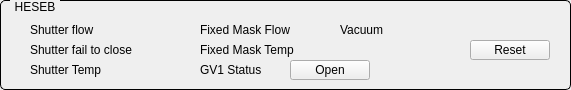
       <widget class="QGroupBox" name="titleGroupBox_12">
        <property name="geometry">
         <rect>
          <x>450</x>
          <y>440</y>
          <width>571</width>
          <height>90</height>
         </rect>
        </property>
        <property name="styleSheet">
         <string notr="true">QGroupBox {
    border: 1px solid black;
    border-radius: 5px;
    margin-top: 0.5em;
}

QGroupBox::title {
    subcontrol-origin: margin;
    left: 10px;
    padding: 0 3px 0 3px;
}</string>
        </property>
        <property name="title">
         <string>HESEB</string>
        </property>
        <widget class="QESimpleShape" name="qesimpleshape_47">
         <property name="geometry">
          <rect>
           <x>320</x>
           <y>20</y>
           <width>16</width>
           <height>20</height>
          </rect>
         </property>
         <property name="ledType">
          <enum>QSimpleShape::Error</enum>
         </property>
         <property name="colour0" stdset="0">
          <color>
           <red>240</red>
           <green>5</green>
           <blue>5</blue>
          </color>
         </property>
         <property name="colour1" stdset="0">
          <color>
           <red>60</red>
           <green>255</green>
           <blue>20</blue>
          </color>
         </property>
         <property name="variable" stdset="0">
          <string>I11-FE-VA:isInterlock</string>
         </property>
         <property name="variableSubstitutions" stdset="0">
          <string/>
         </property>
        </widget>
        <widget class="QLabel" name="label_49">
         <property name="geometry">
          <rect>
           <x>30</x>
           <y>60</y>
           <width>90</width>
           <height>20</height>
          </rect>
         </property>
         <property name="text">
          <string>Shutter Temp</string>
         </property>
        </widget>
        <widget class="QESimpleShape" name="qesimpleshape_53">
         <property name="geometry">
          <rect>
           <x>10</x>
           <y>20</y>
           <width>16</width>
           <height>20</height>
          </rect>
         </property>
         <property name="ledType">
          <enum>QSimpleShape::Error</enum>
         </property>
         <property name="colour0" stdset="0">
          <color>
           <red>240</red>
           <green>5</green>
           <blue>5</blue>
          </color>
         </property>
         <property name="colour1" stdset="0">
          <color>
           <red>60</red>
           <green>255</green>
           <blue>20</blue>
          </color>
         </property>
         <property name="variable" stdset="0">
          <string>I11FE-CO-PSH-FLS:isInterlock</string>
         </property>
         <property name="variableSubstitutions" stdset="0">
          <string/>
         </property>
        </widget>
        <widget class="QLabel" name="label_50">
         <property name="geometry">
          <rect>
           <x>340</x>
           <y>20</y>
           <width>111</width>
           <height>20</height>
          </rect>
         </property>
         <property name="text">
          <string>Vacuum</string>
         </property>
        </widget>
        <widget class="QPushButton" name="btnHESEBreset">
         <property name="geometry">
          <rect>
           <x>470</x>
           <y>40</y>
           <width>80</width>
           <height>20</height>
          </rect>
         </property>
         <property name="text">
          <string>Reset</string>
         </property>
        </widget>
        <widget class="QLabel" name="label_51">
         <property name="geometry">
          <rect>
           <x>30</x>
           <y>40</y>
           <width>120</width>
           <height>20</height>
          </rect>
         </property>
         <property name="text">
          <string>Shutter fail to close</string>
         </property>
        </widget>
        <widget class="QESimpleShape" name="qesimpleshape_103">
         <property name="geometry">
          <rect>
           <x>10</x>
           <y>40</y>
           <width>16</width>
           <height>20</height>
          </rect>
         </property>
         <property name="ledType">
          <enum>QSimpleShape::Error</enum>
         </property>
         <property name="colour0" stdset="0">
          <color>
           <red>60</red>
           <green>255</green>
           <blue>20</blue>
          </color>
         </property>
         <property name="colour2" stdset="0">
          <color>
           <red>240</red>
           <green>5</green>
           <blue>5</blue>
          </color>
         </property>
         <property name="variable" stdset="0">
          <string>I11FE-VA-PSH:getFault</string>
         </property>
         <property name="variableSubstitutions" stdset="0">
          <string/>
         </property>
        </widget>
        <widget class="QESimpleShape" name="qesimpleshape_104">
         <property name="geometry">
          <rect>
           <x>180</x>
           <y>60</y>
           <width>16</width>
           <height>20</height>
          </rect>
         </property>
         <property name="ledType">
          <enum>QSimpleShape::Error</enum>
         </property>
         <property name="colour0" stdset="0">
          <color>
           <red>240</red>
           <green>5</green>
           <blue>5</blue>
          </color>
         </property>
         <property name="colour1" stdset="0">
          <color>
           <red>60</red>
           <green>255</green>
           <blue>20</blue>
          </color>
         </property>
         <property name="variable" stdset="0">
          <string>I11FE-VA-GV1:isOpen</string>
         </property>
         <property name="variableSubstitutions" stdset="0">
          <string/>
         </property>
        </widget>
        <widget class="QLabel" name="label_52">
         <property name="geometry">
          <rect>
           <x>30</x>
           <y>20</y>
           <width>120</width>
           <height>20</height>
          </rect>
         </property>
         <property name="text">
          <string>Shutter flow</string>
         </property>
        </widget>
        <widget class="QLabel" name="label_53">
         <property name="geometry">
          <rect>
           <x>200</x>
           <y>60</y>
           <width>90</width>
           <height>20</height>
          </rect>
         </property>
         <property name="text">
          <string>GV1 Status</string>
         </property>
        </widget>
        <widget class="QESimpleShape" name="qesimpleshape_105">
         <property name="geometry">
          <rect>
           <x>10</x>
           <y>60</y>
           <width>16</width>
           <height>20</height>
          </rect>
         </property>
         <property name="ledType">
          <enum>QSimpleShape::Error</enum>
         </property>
         <property name="colour0" stdset="0">
          <color>
           <red>240</red>
           <green>5</green>
           <blue>5</blue>
          </color>
         </property>
         <property name="colour1" stdset="0">
          <color>
           <red>60</red>
           <green>255</green>
           <blue>20</blue>
          </color>
         </property>
         <property name="variable" stdset="0">
          <string>I11FE-CO-PSH-THC:IsInterlock</string>
         </property>
         <property name="variableSubstitutions" stdset="0">
          <string/>
         </property>
        </widget>
        <widget class="QLabel" name="label_54">
         <property name="geometry">
          <rect>
           <x>200</x>
           <y>40</y>
           <width>121</width>
           <height>20</height>
          </rect>
         </property>
         <property name="text">
          <string>Fixed Mask Temp</string>
         </property>
        </widget>
        <widget class="QESimpleShape" name="qesimpleshape_106">
         <property name="geometry">
          <rect>
           <x>180</x>
           <y>40</y>
           <width>16</width>
           <height>20</height>
          </rect>
         </property>
         <property name="ledType">
          <enum>QSimpleShape::Error</enum>
         </property>
         <property name="colour0" stdset="0">
          <color>
           <red>240</red>
           <green>5</green>
           <blue>5</blue>
          </color>
         </property>
         <property name="colour1" stdset="0">
          <color>
           <red>60</red>
           <green>255</green>
           <blue>20</blue>
          </color>
         </property>
         <property name="variable" stdset="0">
          <string>I11FE-CO-FXM-THC:isInterlock</string>
         </property>
         <property name="variableSubstitutions" stdset="0">
          <string/>
         </property>
        </widget>
        <widget class="QESimpleShape" name="qesimpleshape_107">
         <property name="geometry">
          <rect>
           <x>180</x>
           <y>20</y>
           <width>16</width>
           <height>20</height>
          </rect>
         </property>
         <property name="ledType">
          <enum>QSimpleShape::Error</enum>
         </property>
         <property name="colour0" stdset="0">
          <color>
           <red>240</red>
           <green>5</green>
           <blue>5</blue>
          </color>
         </property>
         <property name="colour1" stdset="0">
          <color>
           <red>60</red>
           <green>255</green>
           <blue>20</blue>
          </color>
         </property>
         <property name="variable" stdset="0">
          <string>I11FE-CO-FXM-FLS:isInterlock</string>
         </property>
         <property name="variableSubstitutions" stdset="0">
          <string/>
         </property>
        </widget>
        <widget class="QLabel" name="label_55">
         <property name="geometry">
          <rect>
           <x>200</x>
           <y>20</y>
           <width>111</width>
           <height>20</height>
          </rect>
         </property>
         <property name="text">
          <string>Fixed Mask Flow</string>
         </property>
        </widget>
        <widget class="QEPushButton" name="qepushbutton_4">
         <property name="geometry">
          <rect>
           <x>290</x>
           <y>60</y>
           <width>80</width>
           <height>20</height>
          </rect>
         </property>
         <property name="text">
          <string>Open</string>
         </property>
         <property name="variable" stdset="0">
          <string>I11FE-VA-GV1:setOpen</string>
         </property>
        </widget>
       </widget>
